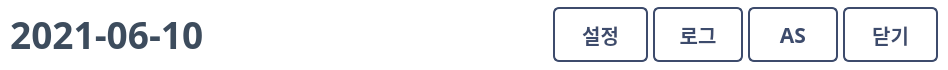
    <widget class="QFrame" name="top_frame">
     <property name="minimumSize">
      <size>
       <width>0</width>
       <height>70</height>
      </size>
     </property>
     <property name="maximumSize">
      <size>
       <width>16777215</width>
       <height>70</height>
      </size>
     </property>
     <property name="styleSheet">
      <string notr="true">background-color:white;</string>
     </property>
     <property name="frameShape">
      <enum>QFrame::NoFrame</enum>
     </property>
     <property name="frameShadow">
      <enum>QFrame::Raised</enum>
     </property>
     <layout class="QHBoxLayout" name="horizontalLayout">
      <property name="spacing">
       <number>0</number>
      </property>
      <property name="leftMargin">
       <number>0</number>
      </property>
      <property name="topMargin">
       <number>0</number>
      </property>
      <property name="rightMargin">
       <number>0</number>
      </property>
      <property name="bottomMargin">
       <number>0</number>
      </property>
      <item alignment="Qt::AlignRight">
       <widget class="QFrame" name="top_date_frame">
        <property name="maximumSize">
         <size>
          <width>1036</width>
          <height>16777215</height>
         </size>
        </property>
        <property name="layoutDirection">
         <enum>Qt::RightToLeft</enum>
        </property>
        <property name="frameShape">
         <enum>QFrame::NoFrame</enum>
        </property>
        <property name="frameShadow">
         <enum>QFrame::Raised</enum>
        </property>
        <layout class="QVBoxLayout" name="verticalLayout_3">
         <property name="spacing">
          <number>0</number>
         </property>
         <property name="leftMargin">
          <number>10</number>
         </property>
         <property name="topMargin">
          <number>0</number>
         </property>
         <property name="rightMargin">
          <number>0</number>
         </property>
         <property name="bottomMargin">
          <number>0</number>
         </property>
         <item alignment="Qt::AlignRight">
          <widget class="QPushButton" name="date_btn">
           <property name="maximumSize">
            <size>
             <width>260</width>
             <height>16777215</height>
            </size>
           </property>
           <property name="font">
            <font>
             <family>맑은 고딕</family>
             <pointsize>28</pointsize>
             <weight>75</weight>
             <italic>false</italic>
             <bold>true</bold>
            </font>
           </property>
           <property name="cursor">
            <cursorShape>PointingHandCursor</cursorShape>
           </property>
           <property name="layoutDirection">
            <enum>Qt::RightToLeft</enum>
           </property>
           <property name="styleSheet">
            <string notr="true">color: #3D4C5D;
border:none;
background:none;</string>
           </property>
           <property name="text">
            <string>2021-06-10 </string>
           </property>
           <property name="icon">
            <iconset>
             <normaloff>../img/calendar_blue.png</normaloff>../img/calendar_blue.png</iconset>
           </property>
           <property name="iconSize">
            <size>
             <width>33</width>
             <height>33</height>
            </size>
           </property>
          </widget>
         </item>
        </layout>
       </widget>
      </item>
      <item>
       <widget class="QFrame" name="top_title_frame">
        <property name="frameShape">
         <enum>QFrame::NoFrame</enum>
        </property>
        <property name="frameShadow">
         <enum>QFrame::Raised</enum>
        </property>
        <layout class="QVBoxLayout" name="verticalLayout_2">
         <property name="spacing">
          <number>0</number>
         </property>
         <property name="leftMargin">
          <number>0</number>
         </property>
         <property name="topMargin">
          <number>0</number>
         </property>
         <property name="rightMargin">
          <number>0</number>
         </property>
         <property name="bottomMargin">
          <number>0</number>
         </property>
         <item alignment="Qt::AlignHCenter">
          <widget class="QLabel" name="title_label">
           <property name="enabled">
            <bool>true</bool>
           </property>
           <property name="minimumSize">
            <size>
             <width>340</width>
             <height>38</height>
            </size>
           </property>
           <property name="maximumSize">
            <size>
             <width>340</width>
             <height>38</height>
            </size>
           </property>
           <property name="styleSheet">
            <string notr="true">border:none;</string>
           </property>
           <property name="text">
            <string/>
           </property>
           <property name="pixmap">
            <pixmap>../img/title.png</pixmap>
           </property>
           <property name="scaledContents">
            <bool>true</bool>
           </property>
          </widget>
         </item>
        </layout>
       </widget>
      </item>
      <item alignment="Qt::AlignRight">
       <widget class="QFrame" name="top_btns_frame">
        <property name="maximumSize">
         <size>
          <width>16777215</width>
          <height>70</height>
         </size>
        </property>
        <property name="styleSheet">
         <string notr="true">QPushButton#as_btn, #log_btn, #set_btn, #exit_btn{
border: 2px solid #3D4B6C; 
color: #3D4B6C; 
border-radius: 6px;
}
QPushButton#as_btn:pressed, #log_btn:pressed, #set_btn:pressed, #exit_btn:pressed{
background: #f2f2f2;
}</string>
        </property>
        <property name="frameShape">
         <enum>QFrame::NoFrame</enum>
        </property>
        <property name="frameShadow">
         <enum>QFrame::Raised</enum>
        </property>
        <layout class="QHBoxLayout" name="horizontalLayout_2">
         <property name="spacing">
          <number>5</number>
         </property>
         <property name="leftMargin">
          <number>0</number>
         </property>
         <property name="topMargin">
          <number>0</number>
         </property>
         <property name="rightMargin">
          <number>10</number>
         </property>
         <property name="bottomMargin">
          <number>0</number>
         </property>
         <item>
          <widget class="QPushButton" name="set_btn">
           <property name="minimumSize">
            <size>
             <width>95</width>
             <height>54</height>
            </size>
           </property>
           <property name="maximumSize">
            <size>
             <width>95</width>
             <height>55</height>
            </size>
           </property>
           <property name="font">
            <font>
             <family>맑은 고딕</family>
             <pointsize>15</pointsize>
             <weight>75</weight>
             <italic>false</italic>
             <bold>true</bold>
            </font>
           </property>
           <property name="cursor">
            <cursorShape>PointingHandCursor</cursorShape>
           </property>
           <property name="toolTip">
            <string>설정</string>
           </property>
           <property name="text">
            <string>설정</string>
           </property>
           <property name="icon">
            <iconset>
             <normaloff>../img/setting_blue.png</normaloff>../img/setting_blue.png</iconset>
           </property>
           <property name="iconSize">
            <size>
             <width>32</width>
             <height>32</height>
            </size>
           </property>
          </widget>
         </item>
         <item>
          <widget class="QPushButton" name="log_btn">
           <property name="minimumSize">
            <size>
             <width>90</width>
             <height>55</height>
            </size>
           </property>
           <property name="maximumSize">
            <size>
             <width>90</width>
             <height>55</height>
            </size>
           </property>
           <property name="font">
            <font>
             <family>맑은 고딕</family>
             <pointsize>15</pointsize>
             <weight>75</weight>
             <italic>false</italic>
             <bold>true</bold>
            </font>
           </property>
           <property name="cursor">
            <cursorShape>PointingHandCursor</cursorShape>
           </property>
           <property name="toolTip">
            <string>로그</string>
           </property>
           <property name="text">
            <string>로그</string>
           </property>
           <property name="icon">
            <iconset>
             <normaloff>../img/log_blue.png</normaloff>../img/log_blue.png</iconset>
           </property>
           <property name="iconSize">
            <size>
             <width>27</width>
             <height>27</height>
            </size>
           </property>
          </widget>
         </item>
         <item>
          <widget class="QPushButton" name="as_btn">
           <property name="minimumSize">
            <size>
             <width>90</width>
             <height>54</height>
            </size>
           </property>
           <property name="maximumSize">
            <size>
             <width>90</width>
             <height>55</height>
            </size>
           </property>
           <property name="font">
            <font>
             <family>맑은 고딕</family>
             <pointsize>16</pointsize>
             <weight>75</weight>
             <italic>false</italic>
             <bold>true</bold>
            </font>
           </property>
           <property name="cursor">
            <cursorShape>PointingHandCursor</cursorShape>
           </property>
           <property name="toolTip">
            <string>원격접속</string>
           </property>
           <property name="text">
            <string>AS</string>
           </property>
           <property name="icon">
            <iconset>
             <normaloff>../img/remote_blue.png</normaloff>../img/remote_blue.png</iconset>
           </property>
           <property name="iconSize">
            <size>
             <width>30</width>
             <height>30</height>
            </size>
           </property>
          </widget>
         </item>
         <item>
          <widget class="QPushButton" name="exit_btn">
           <property name="minimumSize">
            <size>
             <width>95</width>
             <height>54</height>
            </size>
           </property>
           <property name="maximumSize">
            <size>
             <width>95</width>
             <height>55</height>
            </size>
           </property>
           <property name="font">
            <font>
             <family>맑은 고딕</family>
             <pointsize>15</pointsize>
             <weight>75</weight>
             <italic>false</italic>
             <bold>true</bold>
            </font>
           </property>
           <property name="cursor">
            <cursorShape>PointingHandCursor</cursorShape>
           </property>
           <property name="toolTip">
            <string>닫기</string>
           </property>
           <property name="text">
            <string>닫기</string>
           </property>
           <property name="icon">
            <iconset>
             <normaloff>../img/close_blue.png</normaloff>../img/close_blue.png</iconset>
           </property>
           <property name="iconSize">
            <size>
             <width>36</width>
             <height>36</height>
            </size>
           </property>
          </widget>
         </item>
        </layout>
       </widget>
      </item>
     </layout>
    </widget>
